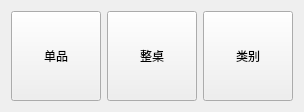
  <widget class="QFrame" name="frame_cuicai">
   <property name="geometry">
    <rect>
     <x>830</x>
     <y>130</y>
     <width>291</width>
     <height>111</height>
    </rect>
   </property>
   <layout class="QHBoxLayout" name="horizontalLayout">
    <item>
     <widget class="lds_pushbutton_wrap" name="pushButton_cuicai1">
      <property name="sizePolicy">
       <sizepolicy hsizetype="Expanding" vsizetype="Expanding">
        <horstretch>0</horstretch>
        <verstretch>0</verstretch>
       </sizepolicy>
      </property>
      <property name="minimumSize">
       <size>
        <width>90</width>
        <height>90</height>
       </size>
      </property>
      <property name="maximumSize">
       <size>
        <width>90</width>
        <height>90</height>
       </size>
      </property>
      <property name="font">
       <font>
        <weight>50</weight>
        <bold>false</bold>
       </font>
      </property>
      <property name="focusPolicy">
       <enum>Qt::NoFocus</enum>
      </property>
      <property name="styleSheet">
       <string notr="true"/>
      </property>
      <property name="text">
       <string>单品</string>
      </property>
      <property name="outer_stylesheet" stdset="0">
       <string>pushbutton_type</string>
      </property>
     </widget>
    </item>
    <item>
     <widget class="lds_pushbutton_wrap" name="pushButton_cuicai2">
      <property name="sizePolicy">
       <sizepolicy hsizetype="Expanding" vsizetype="Expanding">
        <horstretch>0</horstretch>
        <verstretch>0</verstretch>
       </sizepolicy>
      </property>
      <property name="minimumSize">
       <size>
        <width>90</width>
        <height>90</height>
       </size>
      </property>
      <property name="maximumSize">
       <size>
        <width>90</width>
        <height>90</height>
       </size>
      </property>
      <property name="font">
       <font>
        <weight>50</weight>
        <bold>false</bold>
       </font>
      </property>
      <property name="focusPolicy">
       <enum>Qt::NoFocus</enum>
      </property>
      <property name="styleSheet">
       <string notr="true"/>
      </property>
      <property name="text">
       <string>整桌</string>
      </property>
      <property name="outer_stylesheet" stdset="0">
       <string>pushbutton_type</string>
      </property>
     </widget>
    </item>
    <item>
     <widget class="lds_pushbutton_wrap" name="pushButton_cuicai3">
      <property name="sizePolicy">
       <sizepolicy hsizetype="Expanding" vsizetype="Expanding">
        <horstretch>0</horstretch>
        <verstretch>0</verstretch>
       </sizepolicy>
      </property>
      <property name="minimumSize">
       <size>
        <width>90</width>
        <height>90</height>
       </size>
      </property>
      <property name="maximumSize">
       <size>
        <width>90</width>
        <height>90</height>
       </size>
      </property>
      <property name="font">
       <font>
        <weight>50</weight>
        <bold>false</bold>
       </font>
      </property>
      <property name="focusPolicy">
       <enum>Qt::NoFocus</enum>
      </property>
      <property name="styleSheet">
       <string notr="true"/>
      </property>
      <property name="text">
       <string>类别</string>
      </property>
      <property name="outer_stylesheet" stdset="0">
       <string>pushbutton_type</string>
      </property>
     </widget>
    </item>
   </layout>
  </widget>
